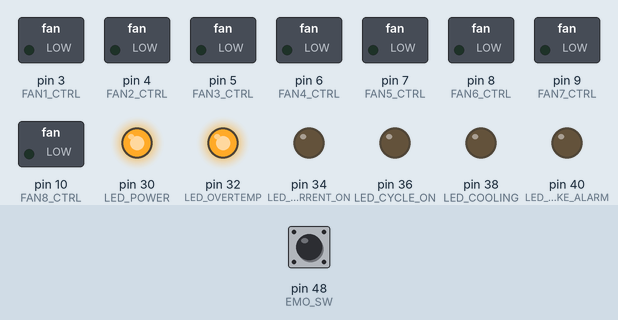
This sketch was run on a simulated Arduino Mega 2560, built with avr-gcc and run on an emulated ATmega2560. Shown: switched loads named in the sketch (green lamp = pin HIGH), output pins drawn as LEDs (lit = HIGH). The inputs (shaded band) are chosen by the test bench; at power-on: pin 48 (EMO_SW) LOW. What the sketch prints to the serial monitor is not drawn.

Above: at 0.3 s.
At 0.7 s:
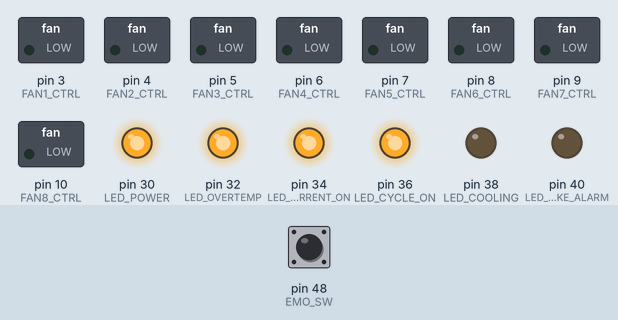
At 1.1 s:
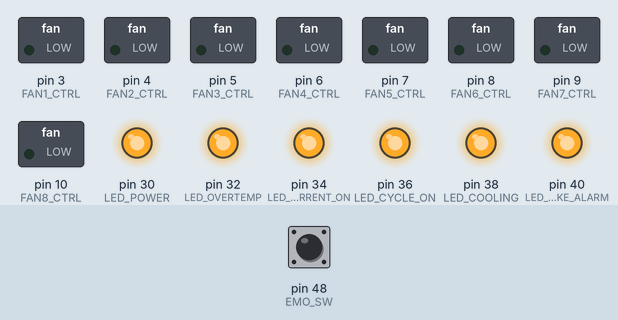
At 2.1 s:
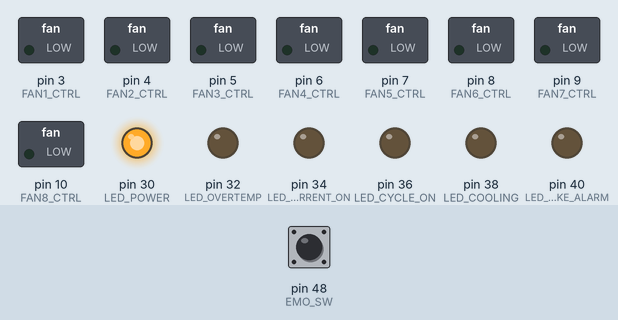
Timing chart, 0 to 3.6 s (numbered marks = the images above):
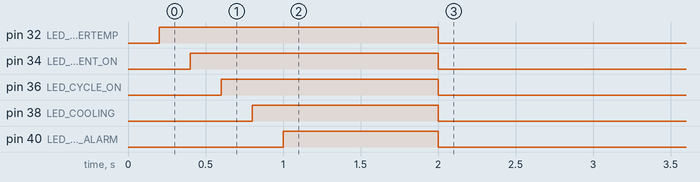

The sketch:

Master.ino
```cpp
//============================================================================
//Notes
//============================================================================
// 1. Please set UART buffer to 256 before uploading. Refer to
//    http://www.hobbytronics.co.uk/arduino-serial-buffer-size
//    for reference. The files might be in a different location depending on
//    what version of Arduino you use.


//============================================================================
//Includes
//============================================================================
#include "TimerOne.h"


//============================================================================
//Definitions
//============================================================================

//Fans
#define FAN1_CTRL 3
#define FAN2_CTRL 4
#define FAN3_CTRL 5
#define FAN4_CTRL 6
#define FAN5_CTRL 7
#define FAN6_CTRL 8
#define FAN7_CTRL 9
#define FAN8_CTRL 10

//LEDs
#define LED_POWER 30        //Red LED
#define LED_OVERTEMP 32     //Orange LED
#define LED_CURRENT_ON 34   //Yellow LED
#define LED_CYCLE_ON 36     //Green LED
#define LED_COOLING 38      //Blue LED
#define LED_SMOKE_ALARM 40  //Purple LED


//EMO
#define EMO_SW 48

//Interlocks
#define POWER_SUPPLY_INTERLOCK 14
#define FAN_POWER_INTERLOCK 15


//UART
#define MINIMUM_UART_BUFFER_LENGTH 5
#define UART_BUFFER 256
#define HEARTBEAT_LENGTH 5
#define BAUD_RATE_THERMAL_CONTROLLER 115200
#define BAUD_RATE_PC 115200

//Misc
#define TIMED_LOOP_DURATION_US 1000000
#define new_max(x,y) ((x) >= (y)) ? (x) : (y)
#define NUMBER_OF_SMOKE_SENSORS 8
#define NUMBER_OF_TEMP_SENSORS 16


//============================================================================
//Declarations
//============================================================================

//Target fan speed
int TargetFanPWMSpeeds[8];

//Master data arrays
float floTemp[NUMBER_OF_TEMP_SENSORS];
float floSmokeLevel[NUMBER_OF_SMOKE_SENSORS];
bool bolSmokeAlarmOn = false;
bool bolOverTempAlarmOn = false;
bool bolCurrentOn = false;
bool bolCycleOn = false;
bool bolCooling = false;
String strSmokeAlarm;
String strOverTempAlarm;
bool bolThermalControllerHeartBeatGood = false;
String strTempSensorToUse;
String strSmokeSensorToUse;
bool bolTempSensorToUse[NUMBER_OF_TEMP_SENSORS];

//Trip levels
float floSmokeSensorTripLevel = 3.0;
float floOverTempDegC = 100;

//Calculate PWM
int intBiasCurrentOnTemp = 85;
int intBiasCurrentOffTemp = 25;
int intBiasCurrentStatus = 0;
int intPauseFans = 0;

//UART
char chrPCData[UART_BUFFER];
char chrThermalControllerData[UART_BUFFER];
boolean newData = false;
char startMarker = '<';
char endMarker = '>';
int intPCHeartbeatCounter = 0;
int intThermalControllerHeartbeatCounter = 0;
String strDebug;

//Misc
int intOperating = 0;


//============================================================================
//Function: float floCalculateMaxEnabledTemp (float floArray[], int arraySize )
//Notes: returns the largest number in the temperature array
//============================================================================
int floCalculateMaxEnabledTemp (float floArray[], int arraySize ){
  //Declarations
  float floValue=-1000;

  //Finds the max value in the array
  for(int i=0;i<arraySize;i++) {
    //Checks for max value and if the temp sensor is in use
    if((floArray[i] > floValue) && (bolTempSensorToUse[i] == true)) {
      floValue = floArray[i];
    }
  }

  //Returns the maximum value
  return floValue;
}
//============================================================================
//Function: void execEmergencyAction (bool isEmergency)
//Notes: executes actions based on whether there is an emergency detected
//============================================================================
void execEmergencyAction (bool bolIsEmergency){
  //Checks to see if there is an emergency
  if (bolIsEmergency == true){
    //Executes emergency action
    intOperating = 0;
    setPowerSupplyInterlock(false);
    setFanPowerInterlock(false);
    SetFanPWM (0,0,0,0,0,0,0,0);
    bolCurrentOn = false;
    bolCycleOn = false;
    bolCooling = false;
  }
}


//============================================================================
//Function: bool isEMOPressed()
//Notes: returns if the emergency power off is pressed
//============================================================================
bool isEMOPressed(){
  //Reads the EMO switch
  if (digitalRead(EMO_SW) == HIGH){
    //This means stop; EMO switch has been pressed
    return false;
  }
  else{
    //This means run, nothing has been pressed
    return true;

  }
}

//============================================================================
//Function: void setPowerSupplyInterlock(bool bolEnablePowerSupply)
//Notes: sets the interlock for the power supplies
//============================================================================
void setPowerSupplyInterlock(bool bolEnablePowerSupply){
  //Turns the power supply interlock depending on the input
  if (bolEnablePowerSupply == false){
    digitalWrite(POWER_SUPPLY_INTERLOCK, LOW);
    }
  else{
    digitalWrite(POWER_SUPPLY_INTERLOCK, HIGH);
  }
  //DEBUG
  digitalWrite(LED_CURRENT_ON,digitalRead(POWER_SUPPLY_INTERLOCK));
}

//============================================================================
//Function: void setFanPowerInterlock(bool bolFanPowerEnable)
//Notes: enable/disable the fan power
//============================================================================
void setFanPowerInterlock(bool bolFanPowerEnable){
  //Enables/disables the fan
  if (bolFanPowerEnable == false){
    digitalWrite(FAN_POWER_INTERLOCK, LOW);
  }
  else{
    digitalWrite(FAN_POWER_INTERLOCK, HIGH);
  }
}

//============================================================================
//Function: void SetFanPWM (int Fan1PWM, int Fan2PWM, int Fan3PWM, int Fan4PWM, int Fan5PWM, int Fan6PWM, int Fan7PWM, int Fan8PWM)
//Notes: FanXPWM, a value between 0 to 100. 8 inputs total
//============================================================================
void SetFanPWM (int Fan1PWM, int Fan2PWM, int Fan3PWM, int Fan4PWM, int Fan5PWM, int Fan6PWM, int Fan7PWM, int Fan8PWM){
  //Performs saturation - 100%
  if (Fan1PWM > 100){Fan1PWM = 100;}
  if (Fan2PWM > 100){Fan2PWM = 100;}
  if (Fan3PWM > 100){Fan3PWM = 100;}
  if (Fan4PWM > 100){Fan4PWM = 100;}
  if (Fan5PWM > 100){Fan5PWM = 100;}
  if (Fan6PWM > 100){Fan6PWM = 100;}
  if (Fan7PWM > 100){Fan7PWM = 100;}
  if (Fan8PWM > 100){Fan8PWM = 100;}

  //Performs saturation - 0%
  if (Fan1PWM < 0){Fan1PWM = 0;}
  if (Fan2PWM < 0){Fan2PWM = 0;}
  if (Fan3PWM < 0){Fan3PWM = 0;}
  if (Fan4PWM < 0){Fan4PWM = 0;}
  if (Fan5PWM < 0){Fan5PWM = 0;}
  if (Fan6PWM < 0){Fan6PWM = 0;}
  if (Fan7PWM < 0){Fan7PWM = 0;}
  if (Fan8PWM < 0){Fan8PWM = 0;}


  //Sets the PWMs
  analogWrite(FAN1_CTRL, (int)((float)Fan1PWM/100*255));
  analogWrite(FAN2_CTRL, (int)((float)Fan2PWM/100*255));
  analogWrite(FAN3_CTRL, (int)((float)Fan3PWM/100*255));
  analogWrite(FAN4_CTRL, (int)((float)Fan4PWM/100*255));
  analogWrite(FAN5_CTRL, (int)((float)Fan5PWM/100*255));
  analogWrite(FAN6_CTRL, (int)((float)Fan6PWM/100*255));
  analogWrite(FAN7_CTRL, (int)((float)Fan7PWM/100*255));
  analogWrite(FAN8_CTRL, (int)((float)Fan8PWM/100*255));

  //Sets the target fan speed global variable
  TargetFanPWMSpeeds[0] = Fan1PWM;
  TargetFanPWMSpeeds[1] = Fan2PWM;
  TargetFanPWMSpeeds[2] = Fan3PWM;
  TargetFanPWMSpeeds[3] = Fan4PWM;
  TargetFanPWMSpeeds[4] = Fan5PWM;
  TargetFanPWMSpeeds[5] = Fan6PWM;
  TargetFanPWMSpeeds[6] = Fan7PWM;
  TargetFanPWMSpeeds[7] = Fan8PWM;
}


//======================================================================
//Function: CalculatePWM
//Inputs: none
//Outputs: none
//Description: Calculates the PWM duty cycle of the fans
//======================================================================
void CalculatePWM(void){
  int Fan1PWM, Fan2PWM, Fan3PWM, Fan4PWM, Fan5PWM, Fan6PWM, Fan7PWM, Fan8PWM;
  float floMaxTemp = 0;

  //Finds the maximum temperature
  floMaxTemp = floCalculateMaxEnabledTemp(floTemp,NUMBER_OF_TEMP_SENSORS);

  //Checks to see if the bias current is on or not
  if (intBiasCurrentStatus == 0){


    //Regulates fans to no current temp
    Fan1PWM = (floMaxTemp - intBiasCurrentOffTemp + 5)*10;
    Fan2PWM = (floMaxTemp - intBiasCurrentOffTemp + 5)*10;
    Fan3PWM = (floMaxTemp - intBiasCurrentOffTemp + 5)*10;
    Fan4PWM = (floMaxTemp - intBiasCurrentOffTemp + 5)*10;
    Fan5PWM = (floMaxTemp - intBiasCurrentOffTemp + 5)*10;
    Fan6PWM = (floMaxTemp - intBiasCurrentOffTemp + 5)*10;
    Fan7PWM = (floMaxTemp - intBiasCurrentOffTemp + 5)*10;
    Fan8PWM = (floMaxTemp - intBiasCurrentOffTemp + 5)*10;

  }
  else{

    //Regulates fans to bais current temp
    Fan1PWM = (floMaxTemp - intBiasCurrentOnTemp + 5)*10;
    Fan2PWM = (floMaxTemp - intBiasCurrentOnTemp + 5)*10;
    Fan3PWM = (floMaxTemp - intBiasCurrentOnTemp + 5)*10;
    Fan4PWM = (floMaxTemp - intBiasCurrentOnTemp + 5)*10;
    Fan5PWM = (floMaxTemp - intBiasCurrentOnTemp + 5)*10;
    Fan6PWM = (floMaxTemp - intBiasCurrentOnTemp + 5)*10;
    Fan7PWM = (floMaxTemp - intBiasCurrentOnTemp + 5)*10;
    Fan8PWM = (floMaxTemp - intBiasCurrentOnTemp + 5)*10;
  }

  //Sets the PWM of all the fans if the fans are not in pause mode and we are operating
  if (intPauseFans == 1) {
    //Pauses the fans
    SetFanPWM(0,0,0,0,0,0,0,0);
  }
  else{
    //strDebug = "0.00";
    //strDebug = intOperating;
    //Not paused, and check to see if we are operating
    if (intOperating == 1){
      //Set fans to the proper speed
      SetFanPWM(Fan1PWM, Fan2PWM,Fan3PWM,Fan4PWM, Fan5PWM, Fan6PWM, Fan7PWM, Fan8PWM);

      //strDebug = "1.00";
    }
  }

}


//============================================================================
//Function: void SendDataToThermalController()
//Notes:  writes the data from the thermal controller
//============================================================================
void SendDataToThermalController(){
  //Sends data to the thermal controller
  Serial2.print(floOverTempDegC);
  Serial2.print(",");
  Serial2.print(floSmokeSensorTripLevel);
  Serial2.print(",");
  Serial2.print(strTempSensorToUse);
  Serial2.print(",");
  Serial2.println(strSmokeSensorToUse);
}

//============================================================================
//Function: void ParseDataFromThermalController()
//Notes: parses the data from the thermal controller
//============================================================================
void ParseDataFromThermalController(char chrSerialData[UART_BUFFER]){
  //Declarations
  int x = 0;

  //Uses string tokenizer to parse the character array for temperature
  floTemp[0] = atof(strtok(chrSerialData,","));
  for (x = 1; x < 16; x++){
     floTemp[x] = atof(strtok(NULL, ","));
  }

  //Parses smoke level
  for (x = 0; x < 8; x++){
     floSmokeLevel[x] = atof(strtok(NULL, ","));
  }

  //Parses the smoke alarm
  if (atoi(strtok(NULL, ",")) == 0){
    //No smoke alarm
    bolSmokeAlarmOn = false;
  }
  else{
    //Smoke alarm
    bolSmokeAlarmOn = true;

    //Disables HW check for smoke alarm
   // bolSmokeAlarmOn = false;
  }

  //Parses the temperature alarm
  if (atoi(strtok(NULL, ",")) == 0){
    //No temp alarm
    bolOverTempAlarmOn = false;
  }
  else{
    //Temp alarm
    bolOverTempAlarmOn = true;

    //Disables over temp alarm
    //bolOverTempAlarmOn = false;
  }

  //Clears the heart beat
  intThermalControllerHeartbeatCounter = 0;
  bolThermalControllerHeartBeatGood = true;
 }

//============================================================================
//Function: void sendDataToPC ()
//Notes: sends data to the PC
//============================================================================
void sendDataToPC(){
  //Sends all the temperature data
  for (int i = 0; i < NUMBER_OF_TEMP_SENSORS; i++){
    Serial.print(floTemp[i]);
    Serial.print(",");
  }

  //Sends all the smoke data
  for (int i = 0; i < NUMBER_OF_SMOKE_SENSORS; i++){
    Serial.print(floSmokeLevel[i]);
    Serial.print(",");
  }

  //Sends all the booleans
  Serial.print(bolOverTempAlarmOn);
  Serial.print(",");
  Serial.print(bolSmokeAlarmOn);
  Serial.print(",");
  Serial.print(isEMOPressed());
  Serial.print(",");
  Serial.print(bolThermalControllerHeartBeatGood);
  Serial.print(",");
  Serial.print(TargetFanPWMSpeeds[0]);
  Serial.print(",");
  Serial.print(TargetFanPWMSpeeds[1]);
  Serial.print(",");
  Serial.print(TargetFanPWMSpeeds[2]);
  Serial.print(",");
  Serial.print(TargetFanPWMSpeeds[3]);
  Serial.print(",");
  Serial.print(TargetFanPWMSpeeds[4]);
  Serial.print(",");
  Serial.print(TargetFanPWMSpeeds[5]);
  Serial.print(",");
  Serial.print(TargetFanPWMSpeeds[6]);
  Serial.print(",");
  Serial.println(TargetFanPWMSpeeds[7]);


  //Prints the debug
  /*Serial.print(",");
  Serial.println(strDebug);*/


}

//============================================================================
//Function: void CheckAlarmTripped()
//Notes:  Checks to see if alarm is tripped (smoke or overtemp)
//============================================================================
bool CheckAlarmTripped(){
  //Checks for smoke alarm
  if (bolSmokeAlarmOn == true){
    //Disables the power supplies and fans
    setPowerSupplyInterlock(false);
    setFanPowerInterlock(false);
  }

  //Checks for over temperature alarm
  if (bolOverTempAlarmOn == true){
    //Disables the power supplies and fans
    setPowerSupplyInterlock(false);
    setFanPowerInterlock(true);
  }
}

//============================================================================
//Function: void UpdateLEDDisplay()
//Notes:  updates the LED display
//============================================================================
void UpdateLEDDisplay(){
  //Turns on the LEDs based on their state
  digitalWrite(LED_POWER,HIGH);
  digitalWrite(LED_OVERTEMP,bolOverTempAlarmOn);
  digitalWrite(LED_CURRENT_ON,bolCurrentOn);
  digitalWrite(LED_CYCLE_ON,bolCycleOn);
  digitalWrite(LED_COOLING,bolCooling);
  digitalWrite(LED_SMOKE_ALARM,bolSmokeAlarmOn);
}

//============================================================================
//Function: void InitLED()
//Notes:  tests the LEDs upon power up to make sure they all work good
//============================================================================
void InitLED(){
  //Cute little scrolly sequence
  digitalWrite(LED_POWER,HIGH);
  digitalWrite(LED_OVERTEMP,LOW);
  digitalWrite(LED_CURRENT_ON,LOW);
  digitalWrite(LED_CYCLE_ON,LOW);
  digitalWrite(LED_COOLING,LOW);
  digitalWrite(LED_SMOKE_ALARM,LOW);
  delay(200);
  digitalWrite(LED_OVERTEMP,HIGH);
  delay(200);
  digitalWrite(LED_CURRENT_ON,HIGH);
  delay(200);
  digitalWrite(LED_CYCLE_ON,HIGH);
  delay(200);
  digitalWrite(LED_COOLING,HIGH);
  delay(200);
  digitalWrite(LED_SMOKE_ALARM,HIGH);
  delay(1000);
  digitalWrite(LED_POWER,HIGH);
  digitalWrite(LED_OVERTEMP,LOW);
  digitalWrite(LED_CURRENT_ON,LOW);
  digitalWrite(LED_CYCLE_ON,LOW);
  digitalWrite(LED_COOLING,LOW);
  digitalWrite(LED_SMOKE_ALARM,LOW);
}

//============================================================================
//Function: void ParseDataFromPC(char chrSerialData[UART_BUFFER])
//Notes:  parses data from the PC
//============================================================================
void ParseDataFromPC(char chrSerialData[UART_BUFFER]){
  //Uses string tokenizer to parse the data from the PC (sample: <75.0,3.5,70,50,1,0,0>)
  floOverTempDegC = atof(strtok(chrSerialData,","));
  floSmokeSensorTripLevel = atof(strtok(NULL, ","));
  intBiasCurrentOnTemp = atoi(strtok(NULL, ","));
  intBiasCurrentOffTemp = atoi(strtok(NULL, ","));
  intBiasCurrentStatus = atoi(strtok(NULL, ","));
  intPauseFans = atoi(strtok(NULL, ","));
  strTempSensorToUse = strtok(NULL, ",");
  strSmokeSensorToUse = strtok(NULL, ",");
  intOperating = atoi(strtok(NULL, ","));

  //Parses the temp sensor to use
  for (int i = 0; i < NUMBER_OF_TEMP_SENSORS; i++){
    if (strTempSensorToUse[i] == '1'){
      bolTempSensorToUse[i] = true;

    }
    else{
      bolTempSensorToUse[i] = false;
    }
  }

  //Clears the PC heart beat
  intPCHeartbeatCounter = 0;
}


//============================================================================
//Function: void StartStopCycle(void)
//Notes:  checks to see if a start is called from the PC
//============================================================================
void StartStopCycle(void){
  //Checks to see if the PC has initiated a start or a stop
  if (intOperating == 1){
    //Executes start action
    setPowerSupplyInterlock(true);
    setFanPowerInterlock(true);
    bolCurrentOn = false;
    bolCycleOn = false;
    bolCooling = false;
  }
  else{
    //Executes stop action
    setPowerSupplyInterlock(false);
    setFanPowerInterlock(false);
    SetFanPWM (0,0,0,0,0,0,0,0);
    bolCurrentOn = false;
    bolCycleOn = false;
    bolCooling = false;
  }

}


//============================================================================
//Function: void ReadDatafromPC()
//Notes:  reads data from the PC
//============================================================================
void ReadDatafromPC() {

    static boolean recvInProgress = false;
    static byte ndx = 0;
    char rc;

    //Reads the data from the serial port if there is data
    while (Serial.available() > 0 && newData == false) {
        //Gets a byte back from the serial port
        rc = Serial.read();

        //Checks to see if we are at a new line or in progress of constructing a line
        if (recvInProgress == true) {
            //Checks for end marker
            if (rc != endMarker) {
                chrPCData[ndx] = rc;
                ndx++;
                if (ndx >= UART_BUFFER) {
                    ndx = UART_BUFFER - 1;
                }
            }
            else {
                chrPCData[ndx] = '\0';
                recvInProgress = false;
                ndx = 0;

                //Parses the data
                ParseDataFromPC(chrPCData);
            }
        }
        else if (rc == startMarker) {
            recvInProgress = true;
        }
    }
}

//============================================================================
//Function: void ReadDatafromThermalController()
//Notes:  reads data from the thermal controller
//============================================================================
void ReadDatafromThermalController() {

    static boolean recvInProgress = false;
    static byte ndx = 0;
    char rc;

    //Reads the data from the serial port if there is data
    while (Serial2.available() > 0 && newData == false) {
        //Gets a byte back from the serial port
        rc = Serial2.read();

        //Checks to see if we are at a new line or in progress of constructing a line
        if (recvInProgress == true) {
            //Checks for end marker
            if (rc != endMarker) {
                chrThermalControllerData[ndx] = rc;
                ndx++;
                if (ndx >= UART_BUFFER) {
                    ndx = UART_BUFFER - 1;
                }
            }
            else {
                chrThermalControllerData[ndx] = '\0';
                recvInProgress = false;
                ndx = 0;

                //Parses the data
                ParseDataFromThermalController(chrThermalControllerData);
            }
        }
        else if (rc == startMarker) {
            recvInProgress = true;
        }
    }
}


//======================================================================
//Function: TestHeartBeat
//Description: This tests the heart beat
//======================================================================
void TestHeartBeat(){

  //Increments the heart beat
  intPCHeartbeatCounter++;
  intThermalControllerHeartbeatCounter++;

  //Checks to see if we have an expired heart beat for the thermal controller
  if (intThermalControllerHeartbeatCounter > (HEARTBEAT_LENGTH)){
    //Heartbeat fails - disables power supplies and fans
    bolThermalControllerHeartBeatGood = false;
    execEmergencyAction(true);
  }

  //Checks to see if we have an expired heart beat for the PC
  if (intPCHeartbeatCounter > HEARTBEAT_LENGTH){
    //Heartbeat fails - disables power supplies and fans
    //Serial.println("Heartbeat fail");
    execEmergencyAction(true);
  }
}


//======================================================================
//Function: TimedLoop
//Description: This function runs at the specified timer interval
//======================================================================
void TimedLoop(){
    //Tests the heart beat
    TestHeartBeat();

    //Checks to see if E-Stop is pressed
    execEmergencyAction(isEMOPressed());

    //Writes the data from the thermal controller
    SendDataToThermalController();

    //Checks to see if user is requesting a start or a stop
    StartStopCycle();

    //Calculates the fan PWM speed
    CalculatePWM();

    //Turns on the LEDs based on their state
    UpdateLEDDisplay();

    //Sends the data to the PC
    sendDataToPC();

}


//============================================================================
//Function: void setup()
//Notes: code runs once
//============================================================================
void setup() {
  //Serial ports
  Serial.begin(BAUD_RATE_PC);
  Serial2.begin(BAUD_RATE_THERMAL_CONTROLLER);

  //Data direction
  pinMode(EMO_SW,INPUT);
  pinMode(POWER_SUPPLY_INTERLOCK,OUTPUT);
  pinMode(FAN_POWER_INTERLOCK,OUTPUT);
  pinMode(LED_POWER,OUTPUT);
  pinMode(LED_OVERTEMP,OUTPUT);
  pinMode(LED_CURRENT_ON,OUTPUT);
  pinMode(LED_CYCLE_ON,OUTPUT);
  pinMode(LED_COOLING,OUTPUT);
  pinMode(LED_SMOKE_ALARM,OUTPUT);

  //Makes sure the fan turns off
  SetFanPWM(0,0,0,0,0,0,0,0);

  //Initializes the LEDs
  InitLED();

  //Timer that calls function TimedLoop every TIMED_LOOP_DURATION_US uS
  Timer1.initialize(TIMED_LOOP_DURATION_US);
  Timer1.attachInterrupt(TimedLoop);

}

//============================================================================
//Function: void loop()
//Notes: main loop, continually loops
//============================================================================
void loop() {
  //Recieve data from PC
  ReadDatafromPC();

  //Recieve data from the thermal controller
  ReadDatafromThermalController();
}
```
